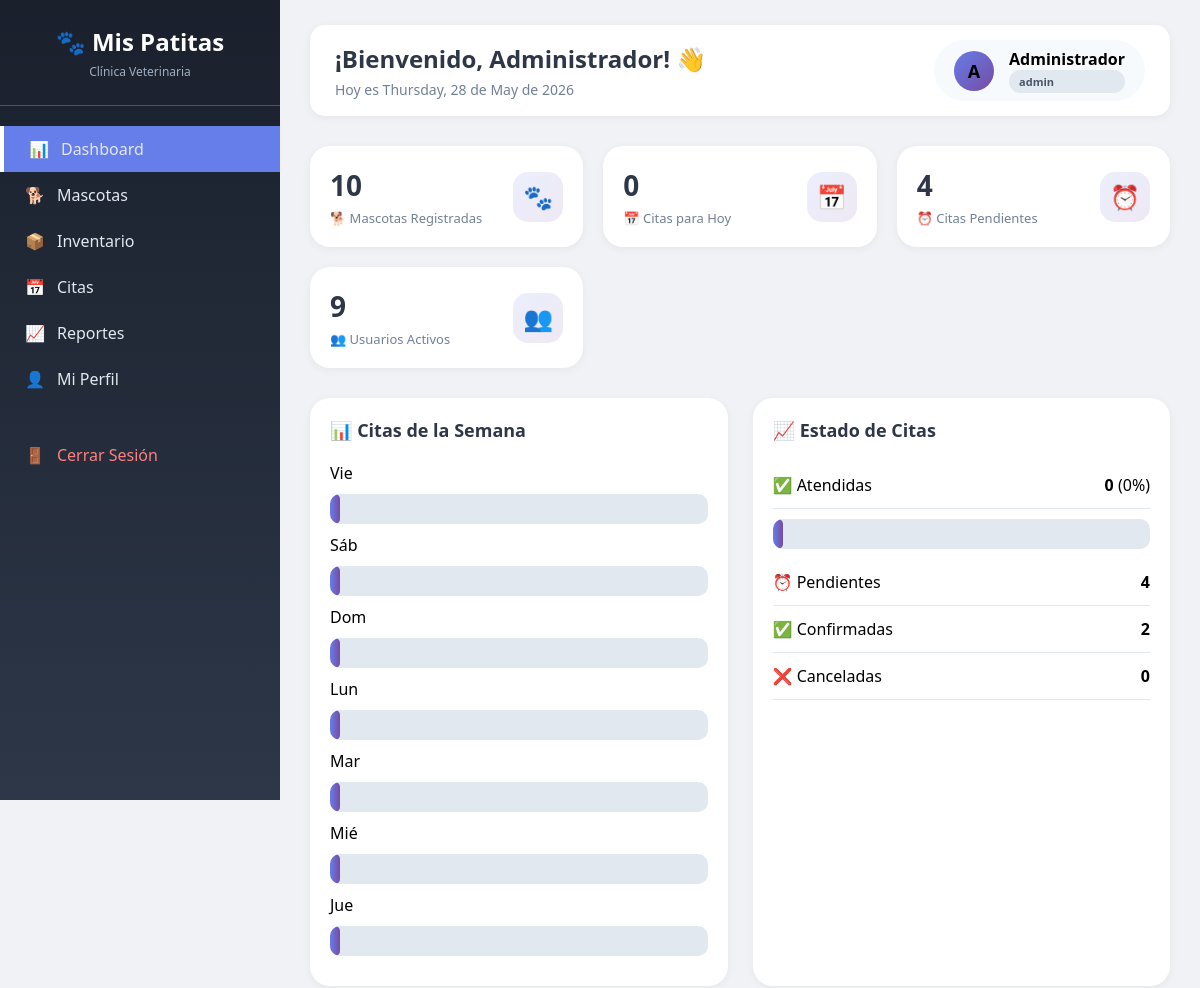
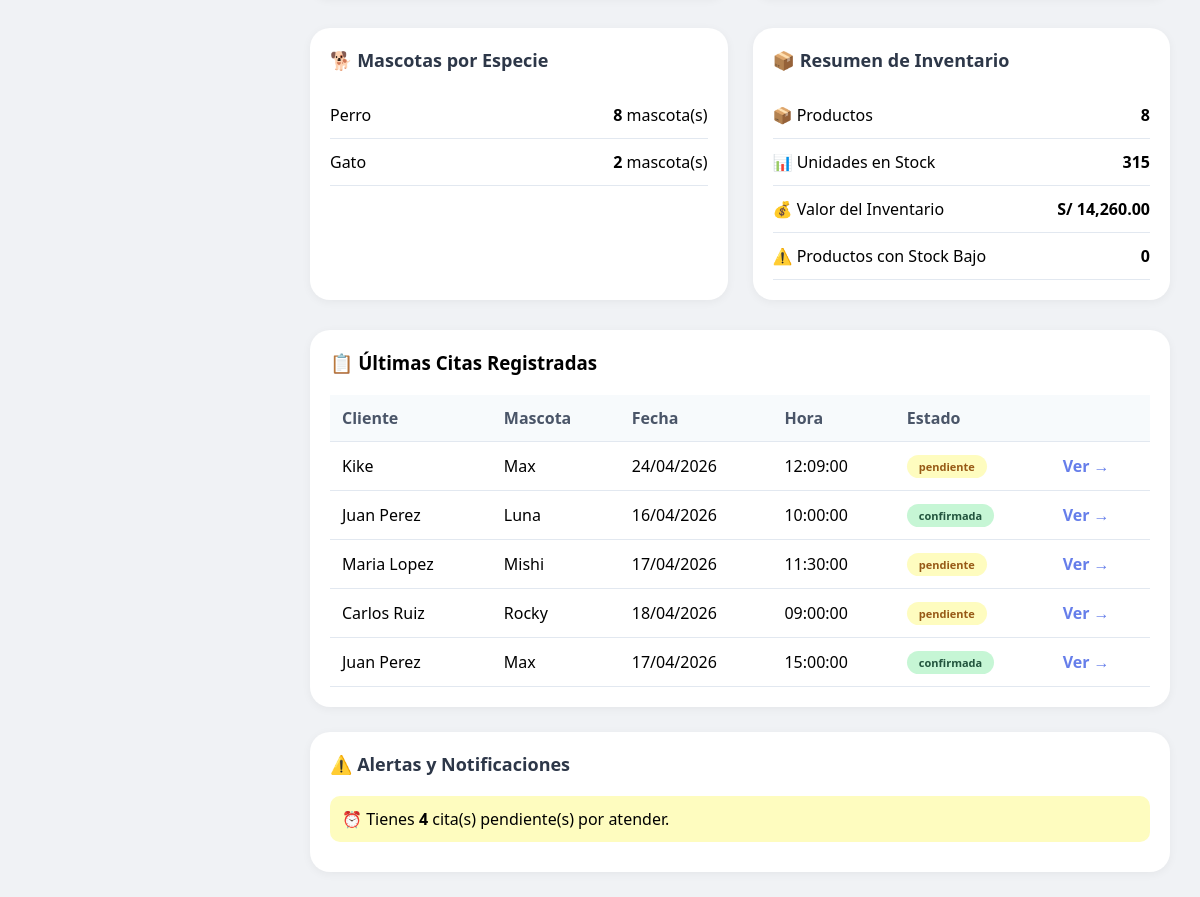
Page /dashboard.php (signed in) on the committed database (2 pictures, top to bottom).
### tables this page shows
CREATE TABLE `reservaciones` (
  `id` int NOT NULL AUTO_INCREMENT,
  `nombre_cliente` varchar(100) NOT NULL,
  `telefono` varchar(20) NOT NULL,
  `email` varchar(100) DEFAULT NULL,
  `nombre_mascota` varchar(50) NOT NULL,
  `especie` varchar(30) NOT NULL,
  `motivo_consulta` text,
  `fecha_solicitada` date NOT NULL,
  `hora_solicitada` time NOT NULL,
  `tipo_cita` enum('presencial','domicilio') DEFAULT 'presencial',
  `estado` enum('pendiente','confirmada','atendido','cancelada') DEFAULT 'pendiente',
  `fecha_registro` timestamp NULL DEFAULT CURRENT_TIMESTAMP,
  PRIMARY KEY (`id`)
);

### dashboard.php (the view, shortened to what this page needs)
<?php
require_once __DIR__ . '/config/database.php';
try {
    $total_mascotas = $conn->query("SELECT COUNT(*) FROM mascotas")->fetchColumn();
    $total_usuarios = $conn->query("SELECT COUNT(*) FROM usuarios")->fetchColumn();
    $total_citas = $conn->query("SELECT COUNT(*) FROM reservaciones")->fetchColumn();
    $citas_pendientes = $conn->query("SELECT COUNT(*) FROM reservaciones WHERE estado='pendiente'")->fetchColumn();
    $citas_confirmadas = $conn->query("SELECT COUNT(*) FROM reservaciones WHERE estado='confirmada'")->fetchColumn();
    $citas_atendidas = $conn->query("SELECT COUNT(*) FROM reservaciones WHERE estado='atendido'")->fetchColumn();
    $citas_canceladas = $conn->query("SELECT COUNT(*) FROM reservaciones WHERE estado='cancelada'")->fetchColumn();
    $citas_hoy = $conn->query("SELECT COUNT(*) FROM reservaciones WHERE fecha_solicitada=CURDATE()")->fetchColumn();
    $total_productos = $conn->query("SELECT COUNT(*) FROM productos")->fetchColumn();
    $stock_total = $conn->query("SELECT SUM(cantidad) as total FROM productos")->fetchColumn();
    $valor_inventario = $conn->query("SELECT SUM(precio * cantidad) as total FROM productos")->fetchColumn();
    $productos_bajo_stock = $conn->query("SELECT COUNT(*) FROM productos WHERE cantidad < 10")->fetchColumn();
    $citas_por_dia = [];
    $dias_semana = ['Mon' => 'Lun', 'Tue' => 'Mar', 'Wed' => 'Mié', 'Thu' => 'Jue', 'Fri' => 'Vie', 'Sat' => 'Sáb', 'Sun' => 'Dom'];
    for ($i = 6; $i >= 0; $i--) {
        $fecha = date('Y-m-d', strtotime("-$i days"));
        $dia_nombre = $dias_semana[date('D', strtotime($fecha))] ?? date('D', strtotime($fecha));
        $citas_por_dia[$fecha] = ['dia' => $dia_nombre, 'total' => 0];
    }
    $todas_mascotas = $conn->query("SELECT especie FROM mascotas WHERE especie IS NOT NULL AND especie != ''")->fetchAll();
    $mascotas_por_especie = [];
    foreach ($todas_mascotas as $m) {
        $especie = $m['especie'];
        if (!isset($mascotas_por_especie[$especie])) {
            $mascotas_por_especie[$especie] = 0;
        }
        $mascotas_por_especie[$especie]++;
    }
    arsort($mascotas_por_especie);
    $mascotas_por_especie = array_slice($mascotas_por_especie, 0, 5);
    $ultimas_citas = $conn->query("
        SELECT * FROM reservaciones
        ORDER BY fecha_registro DESC
        LIMIT 5
    ")->fetchAll();
} catch(PDOException $e) {
    die("Error al obtener datos: " . $e->getMessage());
}
$porcentaje_citas_atendidas = $total_citas > 0 ? round(($citas_atendidas / $total_citas) * 100) : 0;
?>
<!DOCTYPE html>
<html lang="es">
<head>
</head>
<body>
    <div class="dashboard-layout">
        <nav class="sidebar">
            <div class="sidebar-header">
                <h2>🐾 Mis Patitas</h2>
                <p>Clínica Veterinaria</p>
            </div>
            <div class="sidebar-nav">
                <a href="dashboard.php" class="active">
                    <span>📊</span> <span>Dashboard</span>
                </a>
                <a href="mascotas.php">
                    <span>🐕</span> <span>Mascotas</span>
                </a>
                <a href="productos.php">
                    <span>📦</span> <span>Inventario</span>
                </a>
                <a href="reservaciones.php">
                    <span>📅</span> <span>Citas</span>
                </a>
                <a href="reportes.php">
                    <span>📈</span> <span>Reportes</span>
                </a>
                <a href="perfil.php">
                    <span>👤</span> <span>Mi Perfil</span>
                </a>
                <a href="logout.php" class="logout">
                    <span>🚪</span> <span>Cerrar Sesión</span>
                </a>
            </div>
        </nav>
        <main class="main-content">
            <div class="top-bar">
                <div class="welcome">
                    <h1>¡Bienvenido, <?php echo htmlspecialchars($_SESSION['nombre'] ?? 'Usuario'); ?>! 👋</h1>
                    <p>Hoy es <?php echo date('l, d \d\e F \d\e Y'); ?></p>
                </div>
                <div class="user-info">
                    <div class="avatar">
                        <?php echo strtoupper(substr($_SESSION['nombre'] ?? 'U', 0, 1)); ?>
                    </div>
                    <div>
                        <strong><?php echo htmlspecialchars($_SESSION['nombre'] ?? 'Usuario'); ?></strong>
                        <div class="badge-role"><?php echo $_SESSION['rol'] ?? 'cliente'; ?></div>
                    </div>
                </div>
            </div>
            <div class="stats-grid">
                <div class="stat-card" onclick="window.location.href='mascotas.php'">
                    <div class="stat-info">
                        <h3><?php echo $total_mascotas; ?></h3>
                        <p>🐕 Mascotas Registradas</p>
                    </div>
                    <div class="stat-icon">🐾</div>
                </div>
                <div class="stat-card" onclick="window.location.href='reservaciones.php'">
                    <div class="stat-info">
                        <h3><?php echo $citas_hoy; ?></h3>
                        <p>📅 Citas para Hoy</p>
                    </div>
                    <div class="stat-icon">📅</div>
                </div>
                <div class="stat-card" onclick="window.location.href='reservaciones.php'">
                    <div class="stat-info">
                        <h3><?php echo $citas_pendientes; ?></h3>
                        <p>⏰ Citas Pendientes</p>
                    </div>
                    <div class="stat-icon">⏰</div>
                </div>
                <div class="stat-card" onclick="window.location.href='perfil.php'">
                    <div class="stat-info">
                        <h3><?php echo $total_usuarios; ?></h3>
                        <p>👥 Usuarios Activos</p>
                    </div>
                    <div class="stat-icon">👥</div>
                </div>
            </div>
            <div class="charts-row">
                <div class="chart-card">
                    <h3>📊 Citas de la Semana</h3>
                    <?php if(!empty($citas_por_dia)): ?>
                        <?php foreach($citas_por_dia as $dia): ?>
                            <div>
                                <span><?php echo $dia['dia']; ?></span>
                                <div class="progress-bar">
                                    <div class="progress-fill" style="width: <?php echo min(100, ($dia['total'] / 10) * 100); ?>%">
                                    </div>
                                </div>
                            </div>
                        <?php endforeach; ?>
                    <?php else: ?>
                        <p>No hay citas en la última semana</p>
                    <?php endif; ?>
                </div>
                <div class="chart-card">
                    <h3>📈 Estado de Citas</h3>
                    <div class="species-item">
                        <span>✅ Atendidas</span>
                        <span><strong><?php echo $citas_atendidas; ?></strong> (<?php echo $porcentaje_citas_atendidas; ?>%)</span>
                    </div>
                    <div class="progress-bar">
                        <div class="progress-fill" style="width: <?php echo $porcentaje_citas_atendidas; ?>%"></div>
                    </div>
                    <div class="species-item">
                        <span>⏰ Pendientes</span>
                        <span><strong><?php echo $citas_pendientes; ?></strong></span>
                    </div>
                    <div class="species-item">
                        <span>✅ Confirmadas</span>
                        <span><strong><?php echo $citas_confirmadas; ?></strong></span>
                    </div>
                    <div class="species-item">
                        <span>❌ Canceladas</span>
                        <span><strong><?php echo $citas_canceladas; ?></strong></span>
                    </div>
                </div>
            </div>
            <div class="charts-row">
                <div class="chart-card">
                    <h3>🐕 Mascotas por Especie</h3>
                    <?php if(!empty($mascotas_por_especie)): ?>
                        <?php foreach($mascotas_por_especie as $especie => $total): ?>
                            <div class="species-item">
                                <span><?php echo htmlspecialchars($especie); ?></span>
                                <span><strong><?php echo $total; ?></strong> mascota(s)</span>
                            </div>
                        <?php endforeach; ?>
                    <?php else: ?>
                        <p>No hay mascotas registradas</p>
                    <?php endif; ?>
                </div>
                <div class="chart-card">
                    <h3>📦 Resumen de Inventario</h3>
                    <div class="species-item">
                        <span>📦 Productos</span>
                        <span><strong><?php echo $total_productos; ?></strong></span>
                    </div>
                    <div class="species-item">
                        <span>📊 Unidades en Stock</span>
                        <span><strong><?php echo number_format($stock_total); ?></strong></span>
                    </div>
                    <div class="species-item">
                        <span>💰 Valor del Inventario</span>
                        <span><strong>S/ <?php echo number_format($valor_inventario, 2); ?></strong></span>
                    </div>
                    <div class="species-item">
                        <span>⚠️ Productos con Stock Bajo</span>
                        <span><strong><?php echo $productos_bajo_stock; ?></strong></span>
                    </div>
                </div>
            </div>
            <div class="table-card">
                <h3>📋 Últimas Citas Registradas</h3>
                <?php if(!empty($ultimas_citas)): ?>
                    <table class="data-table">
                        <thead>
                            <tr><th>Cliente</th><th>Mascota</th><th>Fecha</th><th>Hora</th><th>Estado</th><th></th></tr>
                        </thead>
                        <tbody>
                            <?php foreach($ultimas_citas as $cita): ?>
                            <tr>
                                <td><?php echo htmlspecialchars($cita['nombre_cliente'] ?? ''); ?></td>
                                <td><?php echo htmlspecialchars($cita['nombre_mascota'] ?? ''); ?></td>
                                <td><?php echo date('d/m/Y', strtotime($cita['fecha_solicitada'] ?? 'now')); ?></td>
                                <td><?php echo $cita['hora_solicitada'] ?? ''; ?></td>
                                <td><span class="badge badge-<?php echo $cita['estado'] ?? 'pendiente'; ?>"><?php echo $cita['estado'] ?? 'pendiente'; ?></span></td>
                                <td><a href="reservaciones.php" class="btn-link">Ver →</a></td>
                            </tr>
                            <?php endforeach; ?>
                        </tbody>
                    </table>
                <?php else: ?>
                    <p>No hay citas registradas.</p>
                <?php endif; ?>
            </div>
            <div class="chart-card">
                <h3>⚠️ Alertas y Notificaciones</h3>
                <?php if($citas_pendientes > 0): ?>
                    <div class="alert-warning">
                        ⏰ Tienes <strong><?php echo $citas_pendientes; ?></strong> cita(s) pendiente(s) por atender.
                    </div>
                <?php endif; ?>
            </div>
        </main>
    </div>
</body>
</html>

### dashboard.php (style rules this page uses)
* { margin: 0; padding: 0; box-sizing: border-box; }
body { font-family: 'Segoe UI', Tahoma, Geneva, Verdana, sans-serif; background: #f0f2f5; }
.dashboard-layout { display: flex; min-height: 100vh; }
.sidebar { width: 280px; background: linear-gradient(180deg, #1a202c 0%, #2d3748 100%); color: white; position: fixed; height: 100vh; overflow-y: auto; transition: all 0.3s; z-index: 100; }
.sidebar-header { padding: 25px; text-align: center; border-bottom: 1px solid #4a5568; }
.sidebar-header h2 { font-size: 1.5em; margin-bottom: 5px; }
.sidebar-header p { font-size: 12px; color: #a0aec0; }
.sidebar-nav { padding: 20px 0; }
.sidebar-nav a { display: flex; align-items: center; padding: 12px 25px; color: #e2e8f0; text-decoration: none; transition: all 0.3s; gap: 12px; }
.sidebar-nav a.active { background: #667eea; border-left: 4px solid white; }
.sidebar-nav .logout { margin-top: 30px; color: #fc8181; }
.main-content { flex: 1; margin-left: 280px; padding: 25px 30px; }
.top-bar { background: white; border-radius: 15px; padding: 15px 25px; margin-bottom: 30px; display: flex; justify-content: space-between; align-items: center; box-shadow: 0 2px 10px rgba(0,0,0,0.05); }
.welcome h1 { font-size: 1.5em; color: #2d3748; }
.welcome p { color: #718096; font-size: 14px; margin-top: 5px; }
.user-info { display: flex; align-items: center; gap: 15px; background: #f7fafc; padding: 8px 20px; border-radius: 50px; }
.user-info .avatar { width: 40px; height: 40px; background: linear-gradient(135deg, #667eea, #764ba2); border-radius: 50%; display: flex; align-items: center; justify-content: center; font-weight: bold; font-size: 18px; }
.user-info .badge-role { background: #e2e8f0; padding: 4px 10px; border-radius: 20px; font-size: 11px; font-weight: bold; color: #4a5568; }
.stats-grid { display: grid; grid-template-columns: repeat(auto-fit, minmax(220px, 1fr)); gap: 20px; margin-bottom: 30px; }
.stat-card { background: white; border-radius: 20px; padding: 20px; display: flex; align-items: center; justify-content: space-between; box-shadow: 0 2px 10px rgba(0,0,0,0.05); transition: transform 0.3s, box-shadow 0.3s; cursor: pointer; }
.stat-info h3 { font-size: 28px; color: #2d3748; margin-bottom: 5px; }
.stat-info p { color: #718096; font-size: 13px; }
.stat-icon { width: 50px; height: 50px; background: linear-gradient(135deg, #667eea20, #764ba220); border-radius: 15px; display: flex; align-items: center; justify-content: center; font-size: 24px; }
.charts-row { display: grid; grid-template-columns: repeat(auto-fit, minmax(350px, 1fr)); gap: 25px; margin-bottom: 30px; }
.chart-card { background: white; border-radius: 20px; padding: 20px; box-shadow: 0 2px 10px rgba(0,0,0,0.05); }
.chart-card h3 { margin-bottom: 20px; color: #2d3748; display: flex; align-items: center; gap: 10px; font-size: 18px; }
.progress-bar { background: #e2e8f0; border-radius: 10px; height: 30px; overflow: hidden; margin: 10px 0; }
.progress-fill { background: linear-gradient(90deg, #667eea, #764ba2); height: 100%; border-radius: 10px; display: flex; align-items: center; justify-content: flex-end; padding-right: 10px; color: white; font-size: 13px; font-weight: bold; }
.species-item { display: flex; justify-content: space-between; padding: 12px 0; border-bottom: 1px solid #e2e8f0; }
.table-card { background: white; border-radius: 20px; padding: 20px; margin-bottom: 25px; box-shadow: 0 2px 10px rgba(0,0,0,0.05); }
.table-card h3 { margin-bottom: 20px; display: flex; align-items: center; gap: 10px; }
.data-table { width: 100%; border-collapse: collapse; }
.data-table th, .data-table td { padding: 12px; text-align: left; border-bottom: 1px solid #e2e8f0; }
.data-table th { background: #f7fafc; font-weight: 600; color: #4a5568; }
.badge { display: inline-block; padding: 4px 12px; border-radius: 20px; font-size: 11px; font-weight: bold; }
.badge-pendiente { background: #fefcbf; color: #975a16; }
.badge-confirmada { background: #c6f6d5; color: #22543d; }
.btn-link { color: #667eea; text-decoration: none; font-weight: bold; }
.alert-warning { background: #fefcbf; padding: 12px; border-radius: 10px; margin-bottom: 10px; }

### rows in the picture
reservaciones: nombre_cliente "Kike", nombre_mascota "Max", fecha_solicitada "24/04/2026", hora_solicitada "12:09:00", estado "pendiente"
reservaciones: nombre_cliente "Juan Perez", nombre_mascota "Luna", fecha_solicitada "16/04/2026", hora_solicitada "10:00:00", estado "confirmada"
reservaciones: nombre_cliente "Maria Lopez", nombre_mascota "Mishi", fecha_solicitada "17/04/2026", hora_solicitada "11:30:00", estado "pendiente"
reservaciones: nombre_cliente "Carlos Ruiz", nombre_mascota "Rocky", fecha_solicitada "18/04/2026", hora_solicitada "09:00:00", estado "pendiente"
reservaciones: nombre_cliente "Juan Perez", nombre_mascota "Max", fecha_solicitada "17/04/2026", hora_solicitada "15:00:00", estado "confirmada"

### other values in the picture
$_SESSION['nombre'] "Administrador"
substr($_SESSION['nombre'] ?? 'U', 0, 1) "A"
$_SESSION['rol'] "admin"
$total_mascotas "10"
$citas_hoy "0"
$citas_pendientes "4"
$total_usuarios "9"
$dia['dia'] "Vie"
$dia['dia'] "Sáb"
$dia['dia'] "Dom"
$dia['dia'] "Lun"
$dia['dia'] "Mar"
$dia['dia'] "Mié"
$dia['dia'] "Jue"
$citas_atendidas "0"
